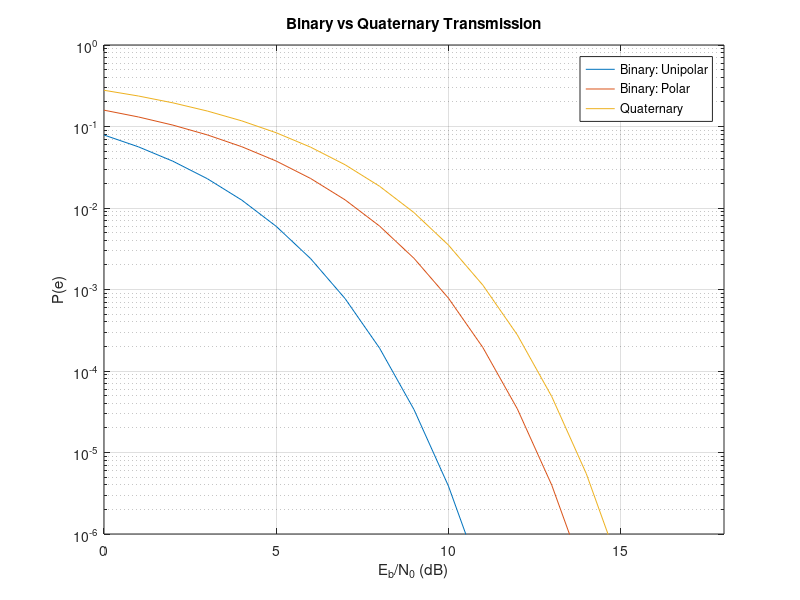

Source code (MATLAB):
snr_db = 0:1:24; 
snr = 10.^(snr_db/10); 

polar = 1/2 * erfc (sqrt(snr));
unipolar = 1/2 * erfc(sqrt(1/2*snr));
quaternary = 3/4 * erfc(sqrt(2/5*snr));

figure(6)
semilogy(snr_db,polar);
hold on;
grid on;
semilogy(snr_db,unipolar);
semilogy(snr_db,quaternary);
xlim([0 18]);
ylim([10^(-6) 1]);
title('Binary vs Quaternary Transmission');
xlabel('E_b/N_0 (dB)');
ylabel('P(e)');
legend('Binary: Unipolar','Binary: Polar','Quaternary');